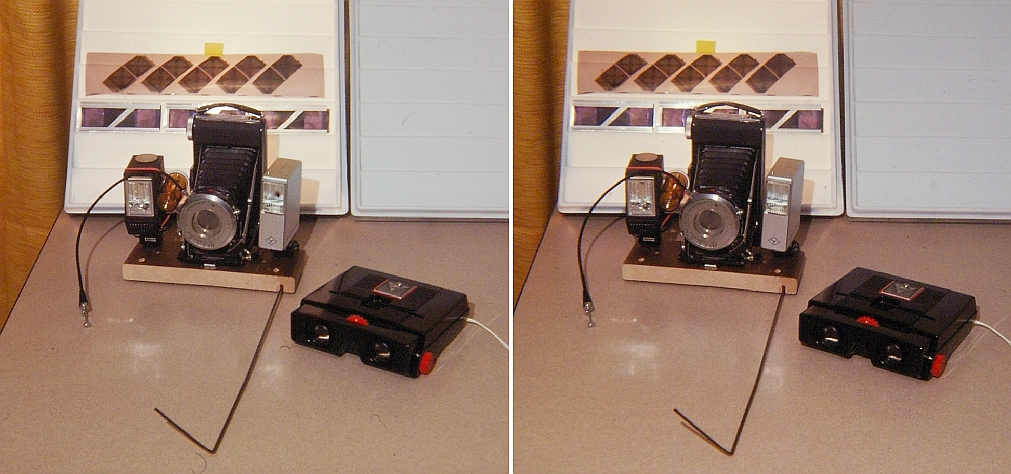
#> input picture Tech Doc (2)/Tech Doc/dataset/test_4.jpg, 1011 x 474 px
$ python splitimage.py
#> lines starting #> are read from the running program, lines starting #| are printed output that depends on the picture
import numpy as np
import cv2

image = cv2.imread("test_4.jpg",0) #note: image needs to be in the opencv format
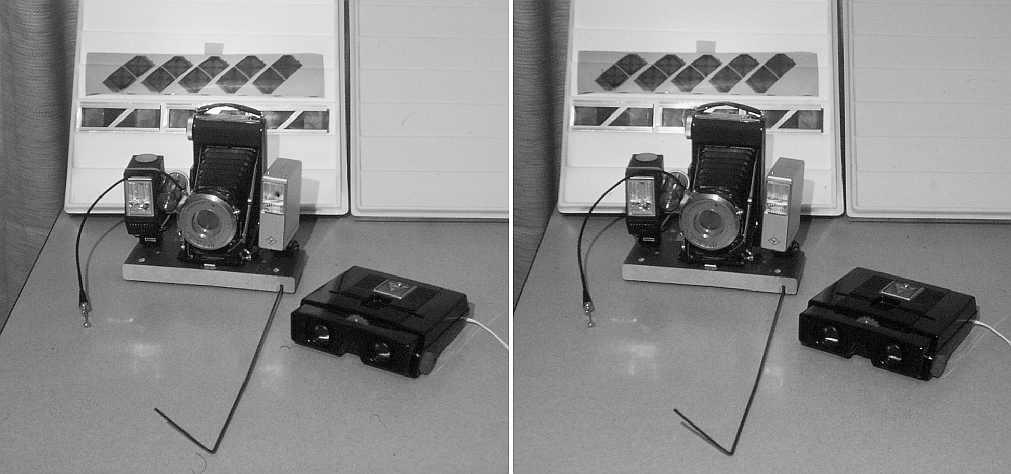
#> image: shape (474, 1011); min 0, max 255, mean 137.8
cv2.imshow("org", image)
(h, w) = image.shape[:2]
#> h = 474; w = 1011
center = (w / 2, h / 2)
#> center = (505.5, 237)
# rotate the image by 180 degrees
croppedImage = image[0:h, 0:int(w/2)] #this line crops
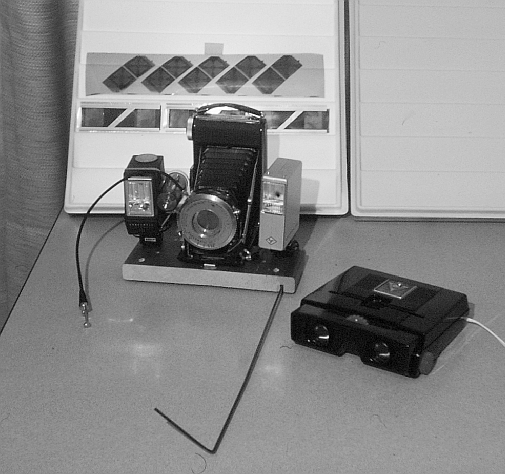
#> croppedImage: shape (474, 505); min 0, max 255, mean 139.1
cv2.imshow("cropped", croppedImage)

$ run again, with Tech Doc (2)/Tech Doc/dataset/test_5.jpg copied over Tech Doc (2)/Tech Doc/dataset/test_4.jpg
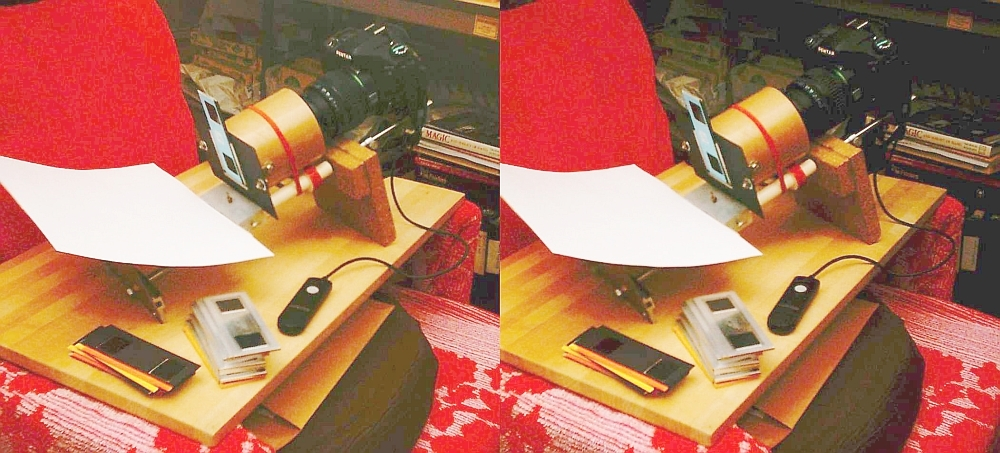
#> input picture Tech Doc (2)/Tech Doc/dataset/test_5.jpg, 1000 x 453 px
#> `image = cv2.imread("test_4.jpg",0)`:
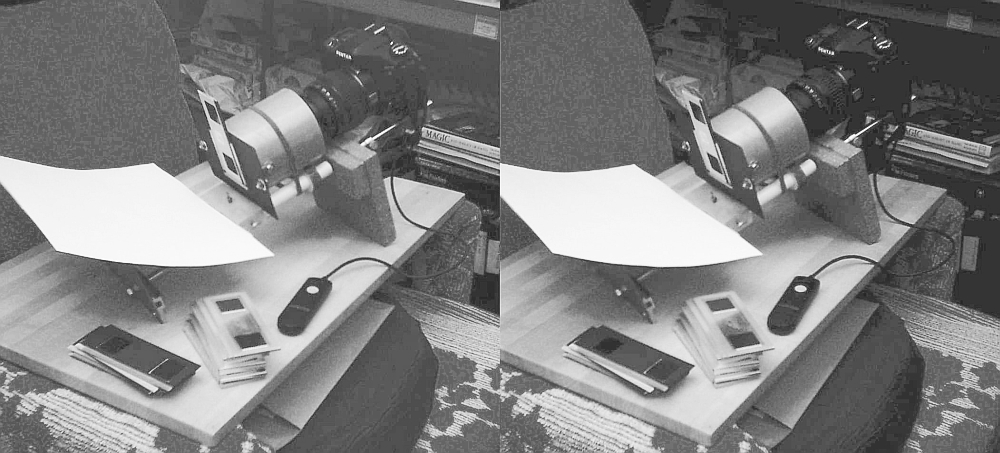
#> image: shape (453, 1000); min 36, max 255, mean 128.7
#> `croppedImage = image[0:h, 0:int(w/2)]`:
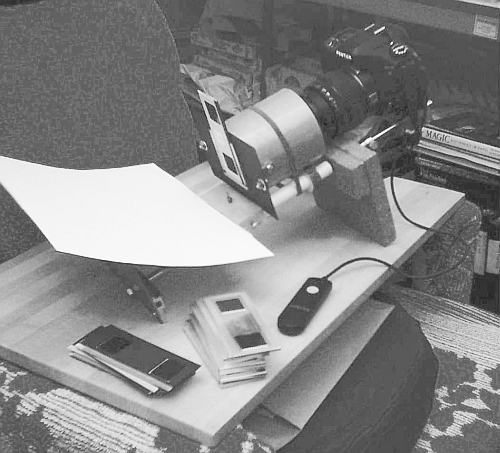
#> croppedImage: shape (453, 500); min 38, max 255, mean 134.8

$ run again, with Tech Doc (2)/Tech Doc/dataset/test_3_l.jpg copied over Tech Doc (2)/Tech Doc/dataset/test_4.jpg
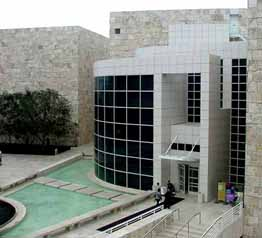
#> input picture Tech Doc (2)/Tech Doc/dataset/test_3_l.jpg, 262 x 238 px
#> `image = cv2.imread("test_4.jpg",0)`:
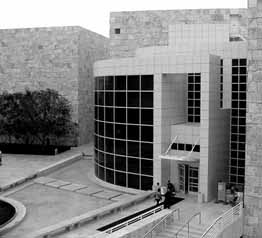
#> image: shape (238, 262); min 0, max 255, mean 130.6
#> `croppedImage = image[0:h, 0:int(w/2)]`:
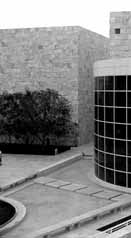
#> croppedImage: shape (238, 131); min 0, max 255, mean 129.2

$ run again, with Tech Doc (2)/Tech Doc/dataset/test_3_r.jpg copied over Tech Doc (2)/Tech Doc/dataset/test_4.jpg
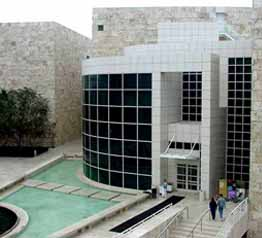
#> input picture Tech Doc (2)/Tech Doc/dataset/test_3_r.jpg, 262 x 238 px
#> `image = cv2.imread("test_4.jpg",0)`:
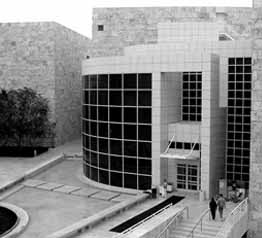
#> image: shape (238, 262); min 0, max 255, mean 131.7
#> `croppedImage = image[0:h, 0:int(w/2)]`:
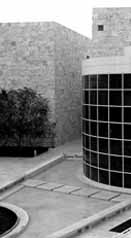
#> croppedImage: shape (238, 131); min 0, max 255, mean 129.6
